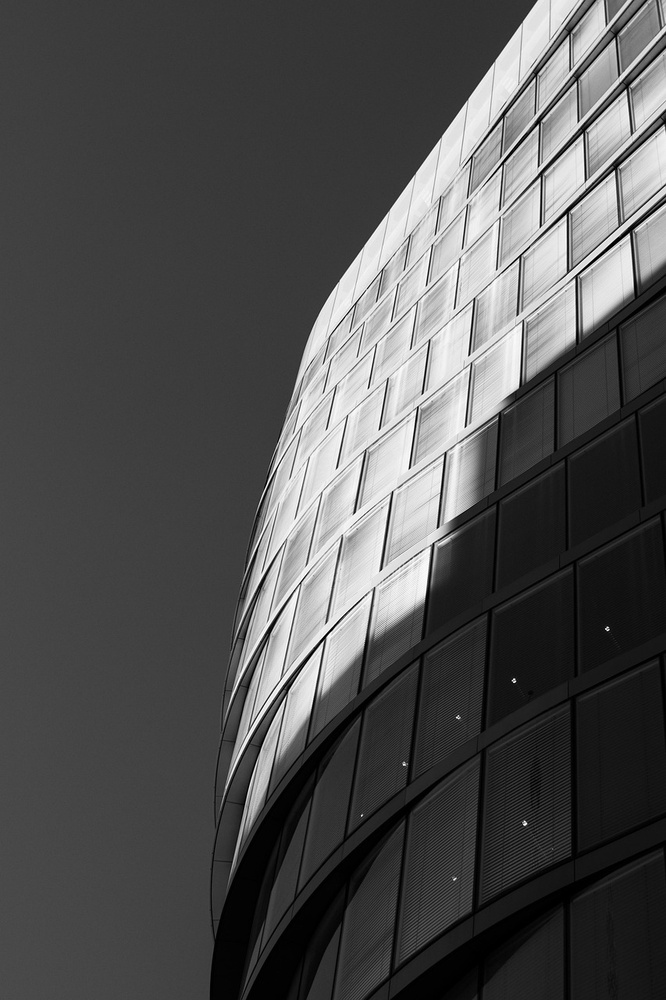
#> input picture input.jpg, 666 x 1000 px, shrunk from 853 x 1280 before the run
$ python main.py   (older library calls are emulated)
#> lines starting #> are read from the running program, lines starting #| are printed output that depends on the picture; after the words box and inside, x2 and y2 are one past the last pixel; in counts of white or black regions, pixels touching at a corner belong together

import cv2
import numpy as np

# load grayscale image
img = cv2.imread("input.jpg")
#> img is the input picture: shape (1000, 666, 3); min 0, max 255, mean 81.1
gray = cv2.cvtColor(img, cv2.COLOR_BGR2GRAY)
gray = gray.astype(np.float32)

# sobel
Dx = cv2.Sobel(gray, cv2.CV_64F, 1, 0, ksize=3)
Dy = cv2.Sobel(gray, cv2.CV_64F, 0, 1, ksize=3)
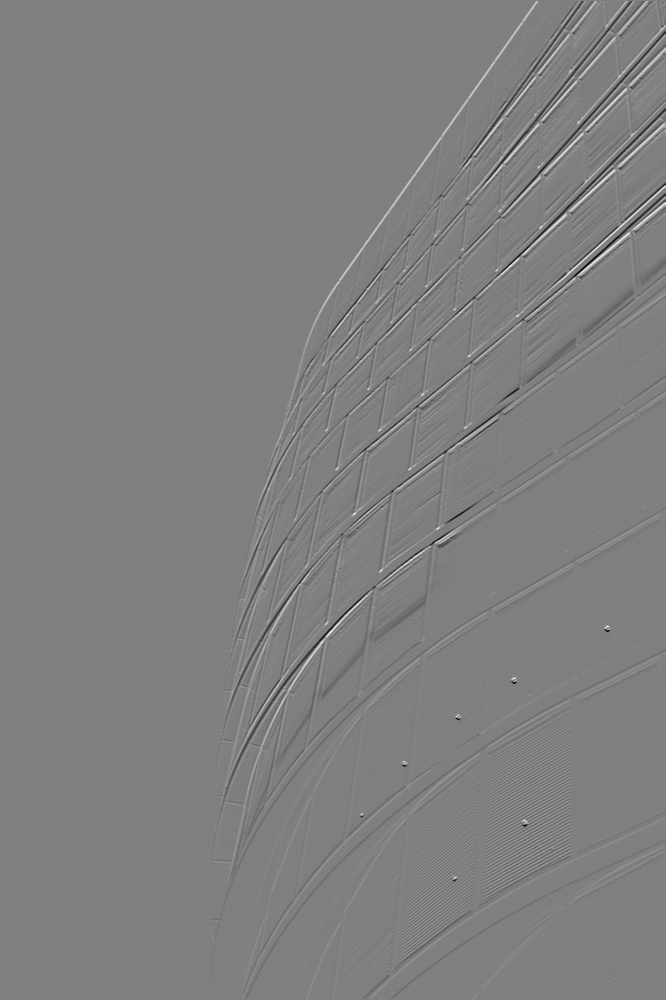
#> Dy: shape (1000, 666) float64; min -789, max 784, mean -0.3; drawn with min black and max white

# harris structure tensor components
A = Dx * Dx
B = Dx * Dy
C = Dy * Dy

# gaussian blur
A_p = cv2.GaussianBlur(A, (5, 5), 1)
B_p = cv2.GaussianBlur(B, (5, 5), 1)
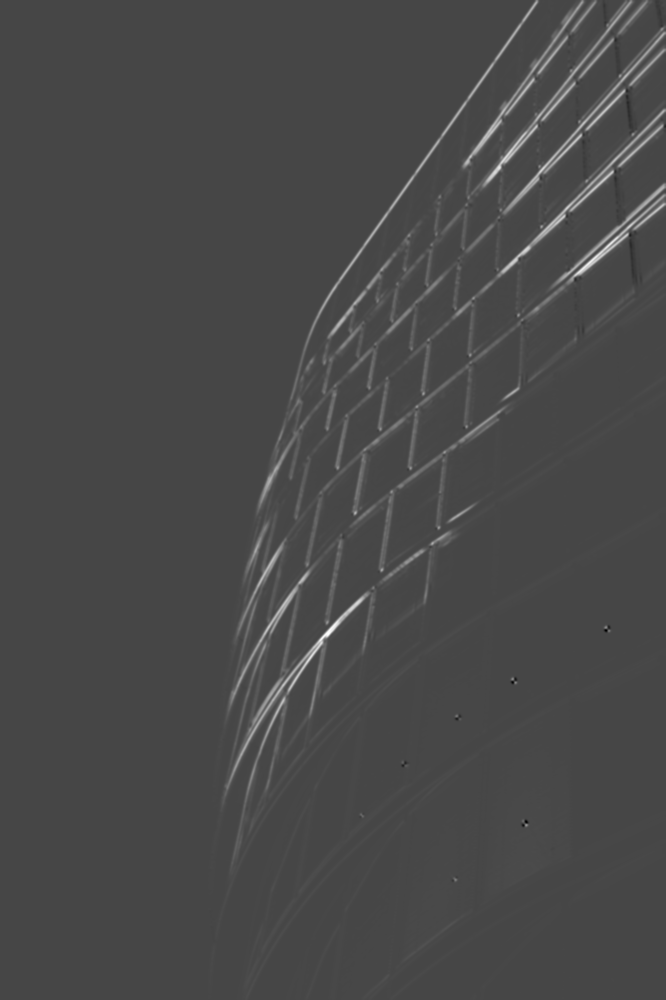
#> B_p: shape (1000, 666) float64; min -102385.4, max 265876.9, mean 4115; drawn with min black and max white
C_p = cv2.GaussianBlur(C, (5, 5), 1)
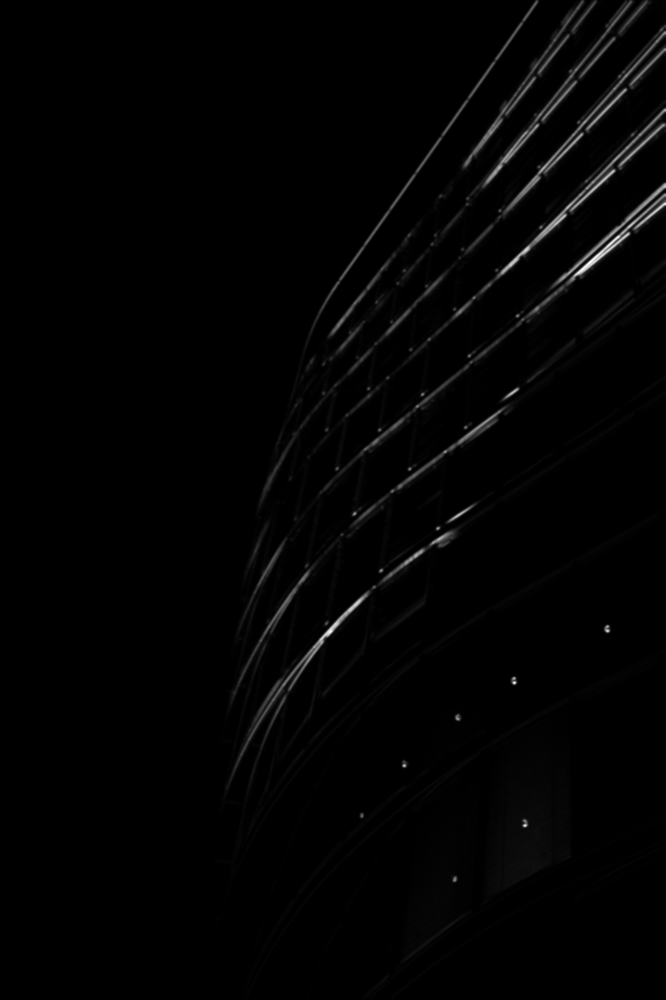
#> C_p: shape (1000, 666) float64; min 0, max 272146.5, mean 3462; drawn with min black and max white

# harris response R = det(M) - k*(trace(M))^2
k = 0.05
detM = A_p * C_p - (B_p ** 2)
traceM = A_p + C_p
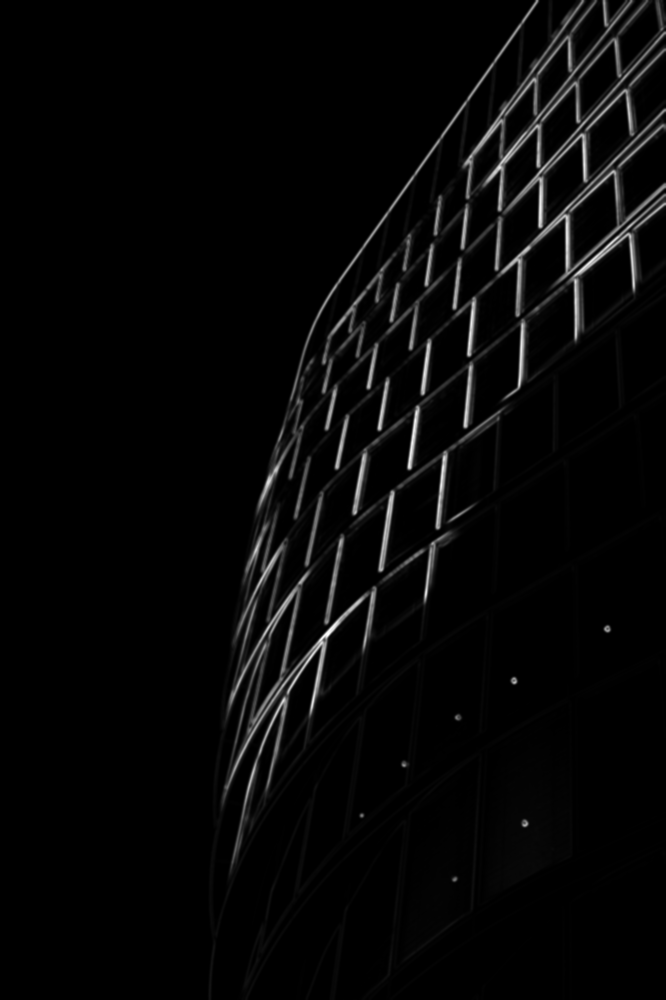
#> traceM: shape (1000, 666) float64; min 0, max 537363.3, mean 14921.7; drawn with min black and max white
R = detM - k * (traceM ** 2)
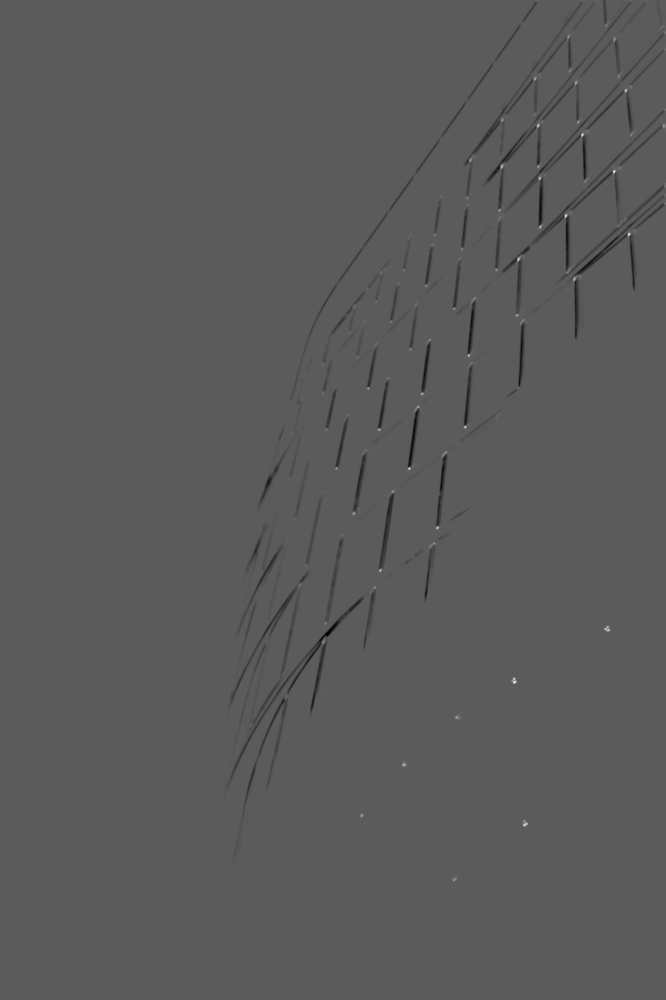
#> R: shape (1000, 666) float64; min -1.41e+10, max 2.5e+10, mean -122496463; drawn with min black and max white

# normalizing
R_norm = cv2.normalize(R, None, 0, 255, cv2.NORM_MINMAX)
R_norm = R_norm.astype(np.uint8)

# threshold corners
threshold = 0.01 * R.max()
#> threshold = 250334269.3
corners = np.where(R > threshold)
#> corners = 2611 positions, rows 0 to 881, columns 250 to 665

corners_img = img.copy()
for y, x in zip(corners[0], corners[1]):
    cv2.circle(corners_img, (x, y), 2, (0, 0, 255), -1)
#> this loop made 2611 passes
#> (y, x) on passes 1 to 3: (0, 536), (0, 537), (0, 538)
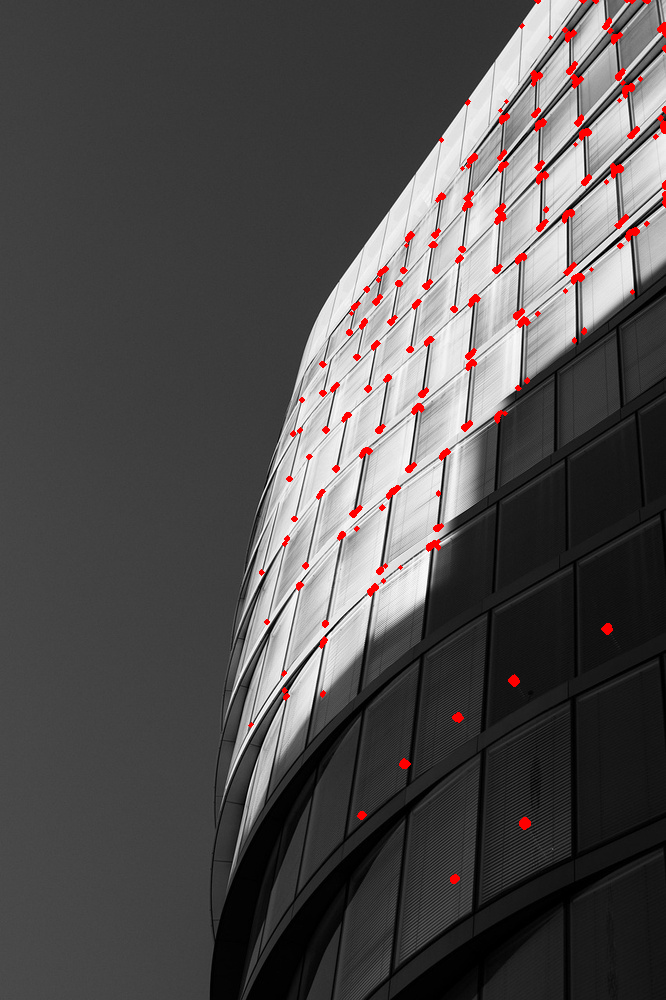
#> corners_img: shape (1000, 666, 3); 1.26% of pixels changed, all inside (x1, y1, x2, y2) = (248, 0, 666, 884)

cv2.imwrite("corners.jpg", corners_img)

# eigenvalues and eigenvectors at each corner
eigen_img = img.copy()
scale = 8

for y, x in zip(corners[0], corners[1]):
    M = np.array([[A_p[y, x], B_p[y, x]],
                  [B_p[y, x], C_p[y, x]]], dtype=np.float32)

    vals, vecs = np.linalg.eig(M)

    # eigenvectors
    e1 = vecs[:, np.argmax(vals)]
    e2 = vecs[:, np.argmin(vals)]

    # draw arrows
    pt1 = (int(x), int(y))

    pt_e1 = (int(x + scale * e1[0]), int(y + scale * e1[1]))
    pt_e2 = (int(x + scale * e2[0]), int(y + scale * e2[1]))

    cv2.arrowedLine(eigen_img, pt1, pt_e1, (0, 0, 255), 1)
    cv2.arrowedLine(eigen_img, pt1, pt_e2, (255, 0, 0), 1)
#> this loop made 2611 passes
#> (y, x, M, vals, vecs, e1, e2, pt1) on passes 1 to 3: (0, 536, [[217832.2, 91442.5], [91442.5, 61600.7]], [259982, 19450.9], [[0.908, -0.419], [0.419, 0.908]], [0.908, 0.419], [-0.419, 0.908], (536, 0)), (0, 537, [[235737.3, 86507.3], [86507.3, 58864.9]], [271012.4, 23589.8], [[0.926, -0.378], [0.378, 0.926]], [0.926, 0.378], [-0.378, 0.926], (537, 0)), (0, 538, [[126844.8, 41562.6], [41562.6, 29219]], [142142.3, 13921.4], [[0.938, -0.345], [0.345, 0.938]], [0.938, 0.345], [-0.345, 0.938], (538, 0))
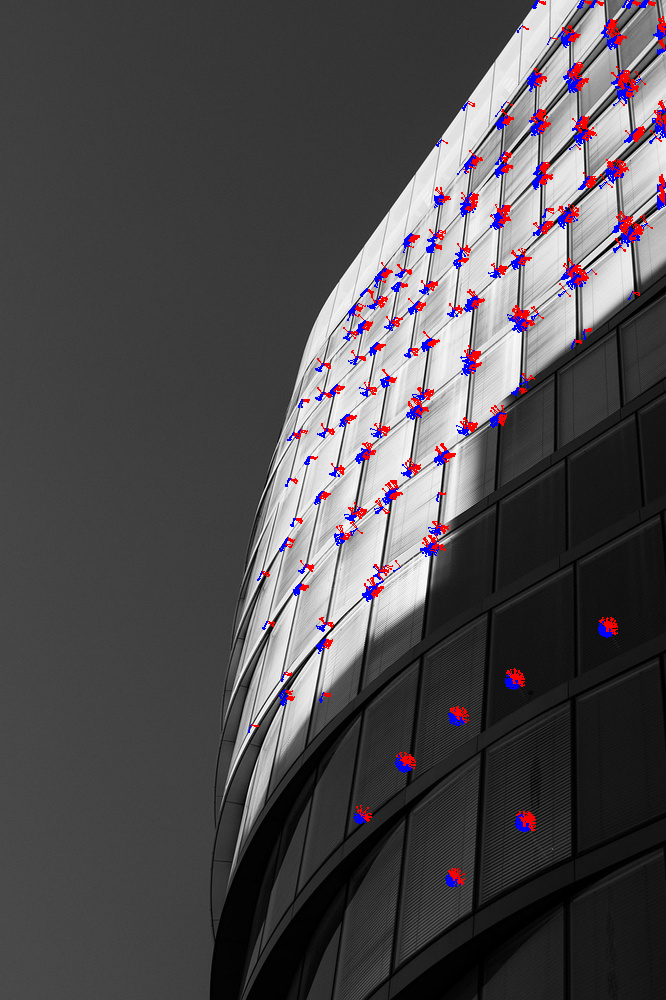
#> eigen_img: shape (1000, 666, 3); 2.75% of pixels changed, all inside (x1, y1, x2, y2) = (248, 0, 666, 887)

cv2.imwrite("eigenvectors.jpg", eigen_img)

print("Completed.")
